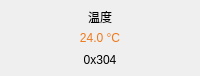
               <widget class="QFrame" name="frameSummaryTemperature">
                <property name="maximumSize">
                 <size>
                  <width>16777215</width>
                  <height>76</height>
                 </size>
                </property>
                <property name="minimumSize">
                 <size>
                  <width>0</width>
                  <height>68</height>
                 </size>
                </property>
                <property name="summaryCard" stdset="0">
                 <bool>true</bool>
                </property>
                <layout class="QVBoxLayout" name="layoutSummaryTemperature">
                 <property name="spacing">
                  <number>1</number>
                 </property>
                 <property name="bottomMargin">
                  <number>6</number>
                 </property>
                 <property name="rightMargin">
                  <number>6</number>
                 </property>
                 <property name="topMargin">
                  <number>6</number>
                 </property>
                 <property name="leftMargin">
                  <number>6</number>
                 </property>
                 <item>
                  <widget class="QLabel" name="labelTemperatureTitle">
                   <property name="text">
                    <string>温度</string>
                   </property>
                   <property name="alignment">
                    <set>Qt::AlignmentFlag::AlignCenter</set>
                   </property>
                   <property name="role" stdset="0">
                    <string>summaryTitle</string>
                   </property>
                  </widget>
                 </item>
                 <item>
                  <widget class="QLabel" name="labelTemperature">
                   <property name="styleSheet">
                    <string>color:#f07818;</string>
                   </property>
                   <property name="text">
                    <string>24.0 °C</string>
                   </property>
                   <property name="alignment">
                    <set>Qt::AlignmentFlag::AlignCenter</set>
                   </property>
                   <property name="role" stdset="0">
                    <string>summaryValue</string>
                   </property>
                  </widget>
                 </item>
                 <item>
                  <widget class="QLabel" name="labelTemperatureSource">
                   <property name="text">
                    <string>0x304</string>
                   </property>
                   <property name="alignment">
                    <set>Qt::AlignmentFlag::AlignCenter</set>
                   </property>
                   <property name="role" stdset="0">
                    <string>summaryDetail</string>
                   </property>
                  </widget>
                 </item>
                </layout>
               </widget>
